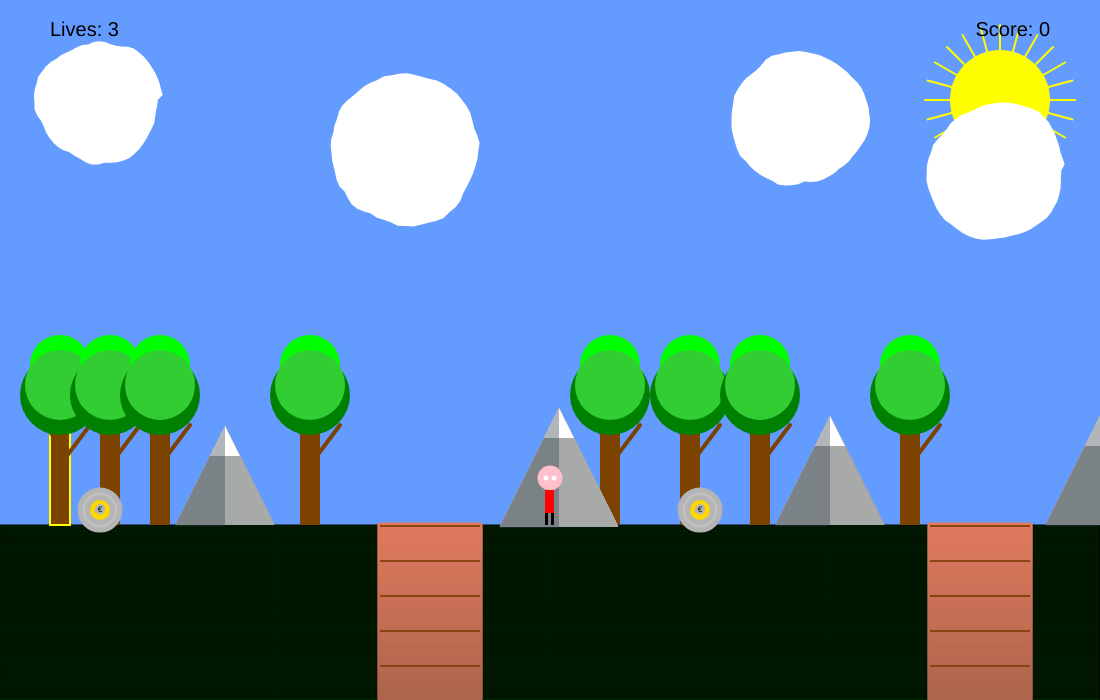
Frame 1 (no input)
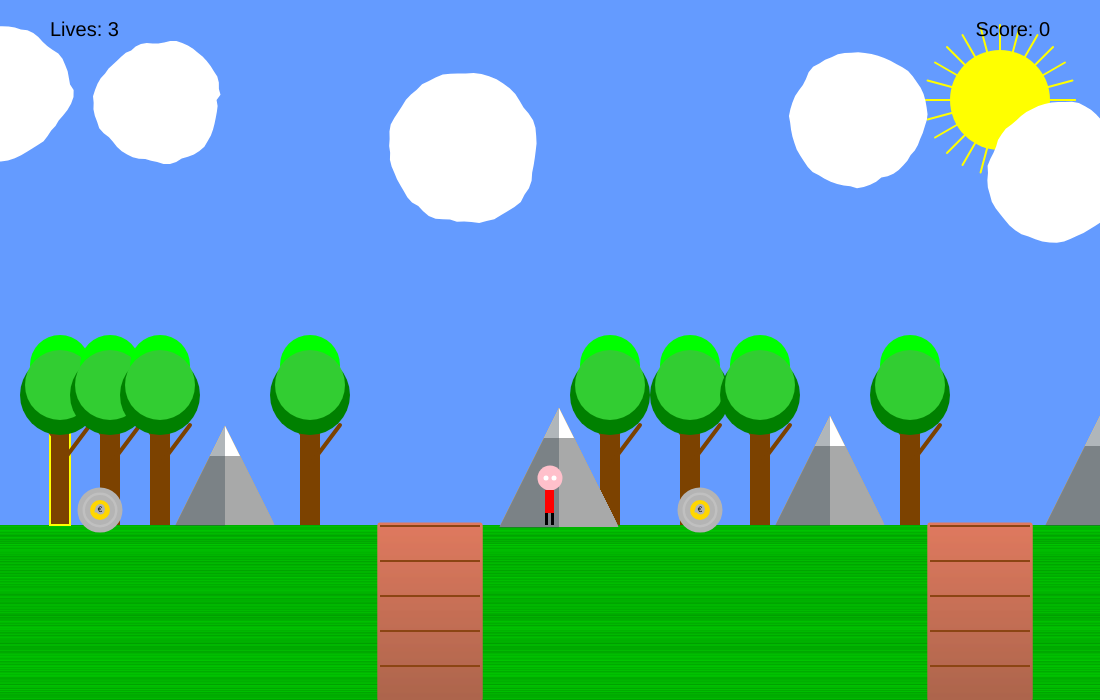
Frame 60 (no input)
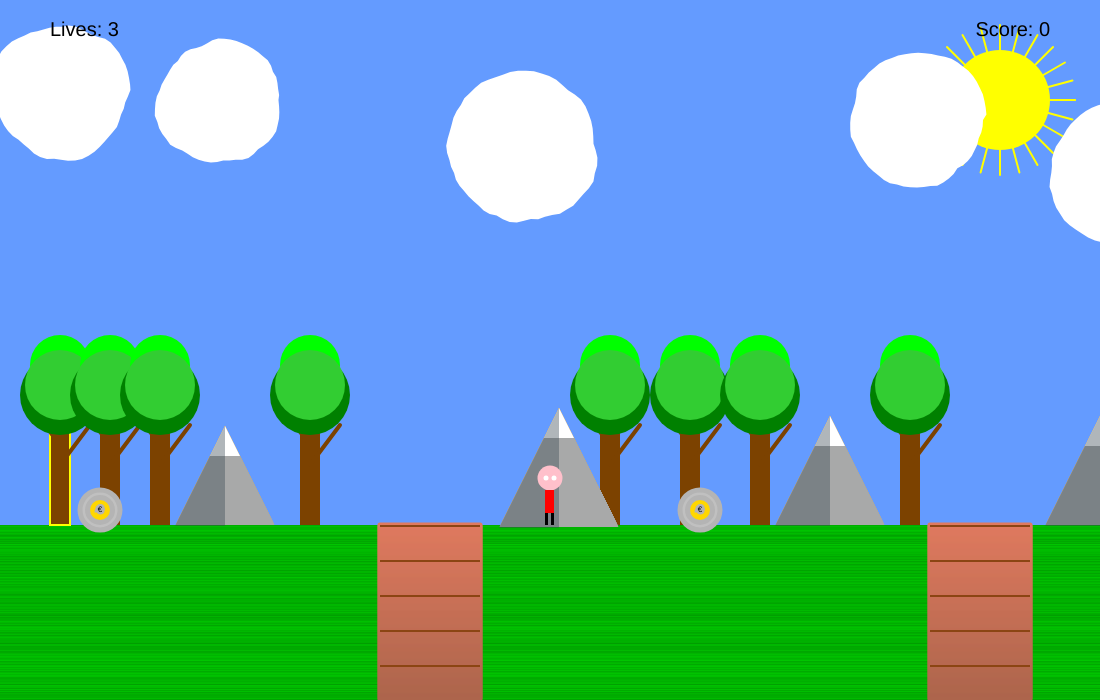
Frame 120 (the mouse pressed at the canvas centre since frame 60)

The p5.js sketch that drew these frames (run headless with seeded random() and noise() and a simulated clock; from frame 60 on, the mouse is pressed at the canvas centre):

// p5.js sketch
// ── sketch.js
/*
Game Project Midterm made by Lorenzo Gradaschi
The character is able to move trough the canvas in order to have the camera that follows him where the character goes trough the canvas
this happens and he can have the canche to jump and avoiding to fall down trough the canyon
the character position gets reset to 0 with camera also if at the end the character falls into the canyon
there are two collectable items defined trough an array of collectables
*/


var gmChrX, gmChrY, flrPosY;
var isGameOver = false;

var lives = 3; // Global variable for lives
var islft, isrght, isfllng, isplmtng, isjmpg;
var collectable; // Collectable item object
var canyon; // Canyon object
var trees_x; // Array of tree positions
var clouds; // Array of cloud objects
var mountains; // Array of mountain objects
var cameraPosX; // Camera position X
var isFound = false; //variable to determinate if the collectable item is found
let cloudOffset = 1;
const START_CAM = 0; //costant for camera
var flagpole = {
    x: 1600, // X position of the flagpole
    isReached: false,
};


function setup() {
    
    createCanvas(1100, 700);
    //initialize the floor settings
    flrPosY = height * 3 / 4;
    //setting up the character x
    gmChrX = width / 2;
     //setting up the character y
    gmChrY = flrPosY;
    //camera position
    cameraPosX = 0;
    // refering to jump = false
    isjmpg = false;
    // assigning the camera value to 0 cause the constant is 0
    cameraPosX = START_CAM;
    var obstacles = [];
    obstacles.push(createObstacle(500, flrPosY - 20, "spike")); // Example obstacle

    // In draw:
    for (var i = 0; i < obstacles.length; i++) {
        obstacles[i].draw();
        // Add collision detection logic if needed
    }

    // Initialise arrays tree
    trees_x = [50, 100, 150, 300, 600, 680, 750, 900,1150, 1500, 1550]; 
    
    //initiliaze the array of clouds
    clouds = [
        {x: 100, y: 100, size: 50}, 
        {x: 400, y: 150, size: 60}, 
        {x: 800, y: 120, size: 55},
        {x: 1000, y: 170, size: 55},
        {x: 1400, y: 90, size: 55},
    ];
    
    //initiliaze the array of mountains
    mountains = [
        {x: 225, y: flrPosY - 99, height: 100}, 
        {x: 559, y: flrPosY - 117, height: 120},
        {x: 830, y: flrPosY - 109, height: 110},
        {x: 1100, y: flrPosY - 109, height: 110},
        {x: 1240, y: flrPosY - 110, height: 110}
    ];

    //initiliaze the array of collectables
    collectables = [
        {x: 700, y: flrPosY - 15, isFound: false}, 
        {x: 100, y: flrPosY - 15, isFound: false},
        {x: 1260, y: flrPosY - 15, isFound: false},
        {x: 1460, y: flrPosY - 15, isFound: false},
    ];

    // Initialize canyons
    // Initialize canyons with depth
    canyons = [
        {x: 380, width: 100, depth: 300},
        {x: 930, width: 100, depth: 300},
        {x: 1300, width: 100, depth: 300}
    ];

}

function draw() {
    
    
    //defining the background
    background(100, 155, 255);
    fill(0, 155, 0);
   
    // Enhanced grass rendering
    for (let y = flrPosY; y < height; y++) {
        let grassColor = color(0, 155 + noise(y) * 50, 0); // Vary the green color
        fill(grassColor);
        rect(0, y, width, 1); // Draw a line for each y position
    }

    push();
    translate(-cameraPosX, 0);
    
    // Draw the sun
    drawSun();
      
    //defininf the position for the canyon in order to check later the falling 
    let canyonStart = 590;
    let canyonEnd = 489;

    // Draw trees
    for (var indice = 0; indice < trees_x.length; indice++) {
        // Draw the trunk
        fill(124, 66, 0); // Brown color for tree trunk
        rect(trees_x[indice], flrPosY - 100, 20, 100); // Tree trunk
        // Draw branches
        stroke(124, 66, 0); // Brown color for branches
        strokeWeight(4);
        line(trees_x[indice] + 10, flrPosY - 80, trees_x[indice] - 20, flrPosY - 120);
        line(trees_x[indice] + 10, flrPosY - 60, trees_x[indice] + 40, flrPosY - 100);
        // Draw the leaves with different shades of green
        noStroke();
        fill(0, 128, 0); // Darker green
        ellipse(trees_x[indice] + 10, flrPosY - 130, 80, 80);
        fill(0, 255, 0); // Bright green
        ellipse(trees_x[indice] + 10, flrPosY - 160, 60, 60);
        fill(50, 205, 50); // Different shade of green
        ellipse(trees_x[indice] + 10, flrPosY - 140, 70, 70);
    }

    // Update and draw clouds with movement and drawing them iterating trough the array of clouds
     // Update and draw clouds with movement
    for (let i = 0; i < clouds.length; i++) {
        drawCloud(clouds[i].x, clouds[i].y, clouds[i].size);
        clouds[i].x += 1; // Move the cloud to the right

        // Reposition cloud to the left if it moves off the right side of the screen
        if (clouds[i].x - clouds[i].size > width) {
            clouds[i].x = -clouds[i].size;
        }
    }

    cloudOffset += 0.02;  //offset of the clouds

    for (var indice = 0; indice < mountains.length; indice++) {
        let mountain = mountains[indice];

        // Main mountain color
        let mountainColor = color(108, 122, 137); // Dark grey

        // Gradient for mountain (darker at the bottom)
        let gradientStart = color(108, 122, 137); // Dark grey
        let gradientEnd = color(169, 169, 169); // Light grey

        // Drawing the mountain with gradient
        for (let y = mountain.y; y < mountain.y + mountain.height; y++) {
            let inter = map(y, mountain.y, mountain.y + mountain.height, 0, 1);
            let c = lerpColor(gradientStart, gradientEnd, inter);
            fill(c);
            noStroke();
            triangle(
                mountain.x, mountain.y,
                mountain.x - (mountain.height / 2) * inter, y,
                mountain.x + (mountain.height / 2) * inter, y
            );
        }

        // Snow cap
        fill(255); // White for snow
        triangle(
            mountain.x, mountain.y,
            mountain.x - 15, mountain.y + 30,
            mountain.x + 15, mountain.y + 30
        );

        // Additional shadow for depth (optional)
        fill(54, 69, 79, 100); // Semi-transparent dark color
        triangle(
            mountain.x, mountain.y,
            mountain.x - (mountain.height / 2), mountain.y + mountain.height,
            mountain.x, mountain.y + mountain.height
        );
    }
    
    drawScore();
    drawLives();
    checkFlagpole();
    drawFlagpole();
   
    //Enemy();
    
   // Iterate over collectables to update game_score
    for (let i = 0; i < collectables.length; i++) {
        let collectable = collectables[i];
        if (!collectable.isFound && gmChrX > collectable.x - 50 && gmChrX < collectable.x + 50) {
            collectable.isFound = true;
            game_score += 1; // Increment game_score
        }
    }
    
    checkPlayerDie();
    
    // Iterate over the collectables array
    for (let indice = 0; indice < collectables.length; indice++) {
        let collectable = collectables[indice];
        // Check if the collectable is not yet found
        if (!collectable.isFound) {
            // Check if the game character is close enough to the collectable in order to make it disappear
            if (gmChrX > collectable.x - 50 && gmChrX < collectable.x + 50) {
                // Collectable is within 50 pixels range of the game character
                collectable.isFound = true;
            } else {
                drawCollectable(collectable.x, collectable.y);
            }
        }
    }

    // Draw canyons
    for (var i = 0; i < canyons.length; i++) {
        drawCanyon(canyons[i]);
    }

    // game character move or the background scroll
    if(islft) {
        gmChrX -= 5;
        cameraPosX -= 5; // Move the camera to follow the character
    }
    if(isrght) {
        gmChrX += 5;
        cameraPosX += 5; // Move the camera to follow the character
    }

    // statements in order to make the character jump
    if(isjmpg) {
        gmChrY -= 10; // character moving in Y
        if(gmChrY <= flrPosY - 100) { // Check if the character has reached the peak of the jump
            isjmpg = false; // starting the falling
        }
    }

    // statements to apply the gravity over the game
    if(gmChrY < flrPosY && !isjmpg) {
        gmChrY += 5;
        isfllng = true;
    } else {
        isfllng = false;
    }

    // Check if the character is near any of the canyons
    for (var i = 0; i < canyons.length; i++) {
        if (gmChrX > canyons[i].x && gmChrX < canyons[i].x + canyons[i].width) {
            if (gmChrY >= flrPosY) {
                isplmtng = true;
                break; // Exit the loop if the character is plummeting in any canyon
            }
        }
    }

    // in this part I obtain information if the character is plummenting
    if (isplmtng) {
        gmChrY += 10;
    }

    // Draw the game character positions
    if(islft && isfllng) {
        // Jumping-left code
        fill(255,192,203); // Skin color
        ellipse(gmChrX, gmChrY - 60, 30, 30); // Head
        fill(255,255,255); // Eye color
        ellipse(gmChrX - 5, gmChrY - 65, 5, 5); // Eye
        fill(0,0,255); // Clothing color
        rect(gmChrX - 15, gmChrY - 50, 30, 25); // Body
        stroke(0); // Color for the outline of the limbs
        strokeWeight(2); // Thickness of the limbs
        line(gmChrX - 5, gmChrY - 50, gmChrX - 20, gmChrY - 60); // Left arm
        line(gmChrX + 5, gmChrY - 50, gmChrX + 10, gmChrY - 60); // Right arm
        line(gmChrX - 5, gmChrY - 25, gmChrX - 5, gmChrY - 5); // Left leg
        line(gmChrX + 5, gmChrY - 25, gmChrX + 5, gmChrY - 5); // Right leg
        noStroke(); // Remove the stroke for further shapes
    } else if(isrght && isfllng) {
        // Jumping-right code
        fill(255,192,203);
        ellipse(gmChrX, gmChrY - 47, 25, 25);
        fill(255,255,255);
        ellipse(gmChrX + 5, gmChrY - 50, 5, 5);
        ellipse(gmChrX + 12, gmChrY - 47, 5, 5);
        fill(255,0,0);
        rect(gmChrX - 5, gmChrY - 35,9, 12);
        fill(0,0,0);
        rect(gmChrX - 5, gmChrY - 30, 3, 12);
        rect(gmChrX + 1, gmChrY - 30, 3, 12);
    } else if(islft) {
        // Walking left code
        fill(255,192,203);
        ellipse(gmChrX, gmChrY - 47, 25, 25);
        fill(255,255,255);
        ellipse(gmChrX - 8, gmChrY - 47, 5, 5);
        ellipse(gmChrX - 12, gmChrY - 47, 5, 5); 
        fill(255,0,0);
        rect(gmChrX - 5, gmChrY - 35,9, 12);
        fill(0,0,0);
        rect(gmChrX - 5, gmChrY - 24, 3, 12);
        rect(gmChrX + 1, gmChrY - 24, 3, 12);
    } else if(isrght) {
        // Walking right code
        fill(255,192,203);
        ellipse(gmChrX, gmChrY - 47, 25, 25);
        fill(255,255,255);
        ellipse(gmChrX + 8, gmChrY - 47, 5, 5);
        ellipse(gmChrX + 12, gmChrY - 47, 5, 5);
        fill(255,0,0);
        rect(gmChrX - 5, gmChrY - 35,9, 12);
        fill(0,0,0);
        rect(gmChrX - 5, gmChrY - 24, 3, 12);
        rect(gmChrX + 1, gmChrY - 24, 3, 12);
    } else if(isfllng || isplmtng) {
        // Jumping facing forwards code
        fill(255,192,203);
        ellipse(gmChrX, gmChrY - 41, 25, 25);
        fill(255,255,255);
        ellipse(gmChrX - 4, gmChrY - 47, 5, 5);
        ellipse(gmChrX + 4, gmChrY - 47, 5, 5);
        fill(255,0,0);
        rect(gmChrX - 5, gmChrY - 29,9, 12);
        fill(0,0,0);
        rect(gmChrX - 5, gmChrY - 24, 3, 12);
        rect(gmChrX + 1, gmChrY - 24, 3, 12);
    } else {
        // Standing front facing code
        fill(255,192,203);
        ellipse(gmChrX, gmChrY - 47, 25, 25);
        fill(255,255,255);
        ellipse(gmChrX - 4, gmChrY - 47, 5, 5);
        ellipse(gmChrX + 4, gmChrY - 47, 5, 5);
        fill(255,0,0);
        rect(gmChrX - 5, gmChrY - 35,9, 23);
        fill(0,0,0);
        rect(gmChrX - 5, gmChrY - 12, 3, 12);
        rect(gmChrX + 1, gmChrY - 12, 3, 12);
    }

    // reset the game character position if it falls off the screen
    if(gmChrY > height) {
        cameraPosX = START_CAM;
        gmChrX = width / 2;
        gmChrY = flrPosY;
        isplmtng = false;
    }
    
     checkPlayerStatus(); // Add this line
}

//codce that check which tkey has been pressed
function keyPressed() {
    if(keyCode == 37) {
        islft = true;
    }
    if(keyCode == 39) {
        isrght = true;
    }
    if(keyCode == 32 && gmChrY == flrPosY) {
        isjmpg = true;
    }
}
//codce that check which tkey has been released
function keyReleased() {
    if(keyCode == 37) {
        islft = false;
    }
    if(keyCode == 39) {
        isrght = false;
    }
}

// Function to draw a branch of tree with recursive implementation
function branch(startX, startY, length, angle, branchWidth) {
    const endX = startX + length * cos(angle);
    const endY = startY - length * sin(angle);
    stroke(80, 42, 42); // Brown color
    strokeWeight(branchWidth);
    line(startX, startY, endX, endY);
    if (length > 10) {
        branch(endX, endY, length * 0.7, angle - QUARTER_PI, branchWidth * 0.7);
        branch(endX, endY, length * 0.7, angle + QUARTER_PI, branchWidth * 0.7);
    }
}

function drawCloud(x, y, size) {
    noStroke();
    fill(255);
    beginShape();
    for (let angle = 0; angle < TWO_PI; angle += 0.1) {
        let r = size + noise(x * 0.005 + angle, y * 0.005) * size / 2;
        let cloudX = x + r * cos(angle);
        let cloudY = y + r * sin(angle);
        vertex(cloudX, cloudY);
    }
    endShape(CLOSE);
}

var hasJustStartedFalling = false; // Flag to indicate the start of falling

function checkPlayerDie() {
    var isOverAnyCanyon = false;

    for (var i = 0; i < canyons.length; i++) {
        var characterBottomCenterX = gmChrX;
        var isOverCanyon = characterBottomCenterX > canyons[i].x && characterBottomCenterX < canyons[i].x + canyons[i].width;

        if (isOverCanyon && gmChrY >= flrPosY) {
            isOverAnyCanyon = true;
            if (!hasJustStartedFalling) {
                // The character starts falling
                hasJustStartedFalling = true;
                isplmtng = true;
                isjmpg = false;
                islft = false;
                isrght = false;
                isfllng = true;

                // Decrement lives only if they are above zero
                if (lives > 0) {
                    lives--;
                    if (lives == 0) {
                        isGameOver = true; // Set game-over state
                        checkGameOver();
                    }
                }
            }
        }
    }

    // If the character is not over any canyon, reset the falling states
    if (!isOverAnyCanyon) {
        if (isplmtng) {
            gmChrY = flrPosY; // Ensure character lands on the floor
        }
        isplmtng = false;
        hasJustStartedFalling = false;
    }
}

function checkGameOver() {
    if (lives <= 0) {
        // Game over logic
        fill(255, 0, 0);
        textSize(50);
        textAlign(CENTER, CENTER);
        text("Game Over. Press space to continue.", width / 2, height / 2);
        noLoop();
        return; // Immediately exit the function to prevent resetting the character
    }

    // Reset the character's position and camera for the next attempt
    resetGame();
}


function resetGame() {
    // Reset character position and state
    gmChrX = width / 2;
    gmChrY = flrPosY;
    islft = false;
    isrght = false;
    isfllng = false;
    isplmtng = false;
    isjmpg = false;
    isFound = false; // Reset collectable found state

    // Reset camera position
    cameraPosX = START_CAM;

    // Reset score and lives
    game_score = 0;
    lives = 3;

    // Reset flagpole
    flagpole.isReached = false;

    // Re-initialize clouds
    clouds = [
        {x: 100, y: 100, size: 50}, 
        {x: 400, y: 150, size: 60},
        {x: 800, y: 120, size: 55},
        {x: 1000, y: 170, size: 55},
        {x: 1400, y: 90, size: 55},
    ];

    // Re-initialize collectables
    collectables = [
        {x: 700, y: flrPosY - 15, isFound: false},
        {x: 100, y: flrPosY - 15, isFound: false},
        {x: 1260, y: flrPosY - 15, isFound: false},
        {x: 1460, y: flrPosY - 15, isFound: false},
    ];

    // Re-initialize canyons
    canyons = [
        {x: 380, width: 100, depth: 300},
        {x: 930, width: 100, depth: 300},
        {x: 1300, width: 100, depth: 300}
    ];

    loop();
}

function keyPressed() {
    if (keyCode === 32 && lives <= 0) {
        // Space bar pressed and game is over
        resetGame();
        loop(); // Restart the game loop
    } else if (keyCode === 37) {
        islft = true;
    } else if (keyCode === 39) {
        isrght = true;
    } else if (keyCode === 32 && gmChrY == flrPosY) {
        isjmpg = true;
    }
}


//function to draw multiple canyons
function drawCanyon(canyon) {
    if (canyon) {
        // Set up gradient colors for a more natural look
        let topColor = color(224, 122, 95); // Lighter color for the top
        let bottomColor = color(173, 101, 76); // Darker color for the bottom

        // Draw the canyon using a gradient
        for (let y = flrPosY; y < height; y++) {
            let inter = map(y, flrPosY, height, 0, 1);
            let c = lerpColor(topColor, bottomColor, inter);
            stroke(c);
            line(canyon.x, y, canyon.x + canyon.width, y);
        }

        // Additional details for texture and depth
        noStroke();
        fill(139, 69, 19); // Darker fill for depth
        let numberOfStrata = 5; // Number of horizontal strata lines
        for (let i = 0; i < numberOfStrata; i++) {
            let strataY = flrPosY + (i * (height - flrPosY) / numberOfStrata);
            rect(canyon.x, strataY, canyon.width, 2); // Horizontal strata lines
        }
    }
}

function drawCollectable(x, y) {
    fill(192, 192, 192); // Silver color
    ellipse(x, y, 40, 40);
    //gold circle
    fill(255, 215, 0); // Gold color
    ellipse(x, y, 25, 25);
    // Text on the coin
    fill(0);
    textSize(8);
    textAlign(CENTER, CENTER);
    text('€', x, y);
}
function drawSun() {
    // Set the color and position for the sun
    let sunX = width - 100; // X position of the sun
    let sunY = 100; // Y position of the sun
    let sunRadius = 50; // Radius of the sun

    // Draw the sun
    fill(255, 255, 0); // Yellow color for the sun
    noStroke();
    ellipse(sunX, sunY, sunRadius * 2, sunRadius * 2); // Draw the sun

    // Optional: Draw sun rays
    stroke(255, 255, 0); // Yellow color for the rays
    strokeWeight(2);
    for (let angle = 0; angle < TWO_PI; angle += QUARTER_PI / 3) {
        let rayX = sunX + cos(angle) * sunRadius * 1.5;
        let rayY = sunY + sin(angle) * sunRadius * 1.5;
        line(sunX, sunY, rayX, rayY);
    }
}

var game_score = 0; // Global variable for score

function drawScore() {
    fill(0,0,0);
    noStroke();
    textSize(20);
    textAlign(RIGHT, TOP);
    text("Score: " + game_score, width - 50 + cameraPosX, 20); // Add cameraPosX here
}

function checkFlagpole() {
    var d = abs(gmChrX - flagpole.x);
    if (d < 10 && !flagpole.isReached) {
        isGameOver = true;
        flagpole.isReached = true;
        console.log("Level Complete");
        console.log(flagpole.isReached);
        
        if (flagpole.isReached) {
            fill(255, 0, 0);
            textSize(50);
            textAlign(CENTER, CENTER);
            text("Level Complete", width / 2, height / 2);
           
        }
        
    }
}


function keyPressed() {
    if (keyCode === 32 && lives <= 0) {
        // Space bar pressed and game is over
        resetGame();
        loop(); // Restart the game loop
    } else if (keyCode === 37) {
        islft = true;
    } else if (keyCode === 39) {
        isrght = true;
    } else if (keyCode === 32 && gmChrY == flrPosY) {
        isjmpg = true;
    }
}



function checkPlayerStatus() {
    if (flagpole.isReached) {
       fill(255, 0, 0);
        textSize(50);
        textAlign(CENTER, CENTER);
        text("Level Complete", width / 2, height / 2);
        noLoop(); // Stops the draw loop
    }
}

function createObstacle(x, y, type) {
    var obstacle = {
        x: x,
        y: y,
        type: type,

        draw: function() {
            if (this.type === "spike") {
                fill(128, 128, 128);
                triangle(this.x, this.y, this.x + 15, this.y - 20, this.x + 30, this.y);
            }
            // Add more types as needed
        },

        checkCollision: function(gc_x, gc_y) {
            // Collision logic for the obstacle
        }
    };
    return obstacle;
}


function Enemy(x, y, range) {
    this.x = x;
    this.y = y;
    this.range = range;
    this.currentX = x;
    this.inc = 2;

    this.update = function() {
        this.currentX += this.inc;
        if (this.currentX >= this.x + this.range || this.currentX <= this.x - this.range) {
            this.inc = -this.inc;
        }
    };

    this.draw = function() {
        this.update();
        fill(255, 0, 0);
        ellipse(this.currentX, this.y, 20, 20);
    };

    this.checkContact = function(gc_x, gc_y) {
        var d = dist(gc_x, gc_y, this.currentX, this.y);
        if (d < 20) {
            return true;
        }
        return false;
    };
}


function drawLives() {
    fill(0,0,0);
    noStroke();
    textSize(20);
    textAlign(LEFT, TOP);
    text("Lives: " + lives, 50 + cameraPosX, 20); // Add cameraPosX here
}

function drawFlagpole() {
    strokeWeight(5);
    stroke(180);
    line(flagpole.x, flrPosY, flagpole.x, flrPosY - 200); // Pole

    if (flagpole.isReached) {
        fill(255, 0, 0);
        rect(flagpole.x, flrPosY - 200, 50, 30); // Flag
    }
}

function drawCharacter(x, y) {
    push();
    translate(x, y);

    // Draw head
    fill(255, 224, 189); // Skin color
    ellipse(0, -50, 30, 40); // Head

    // Eyes
    fill(255); // White
    ellipse(-5, -55, 10, 8); // Left eye
    ellipse(5, -55, 10, 8); // Right eye
    fill(0); // Black
    ellipse(-5, -55, 4, 4); // Left pupil
    ellipse(5, -55, 4, 4); // Right pupil

    // Body
    fill(0, 0, 255); // Clothing color
    rect(-15, -30, 30, 50); // Body

    // Arms
    stroke(255, 224, 189); // Skin color
    strokeWeight(8);
    line(-15, -20, -35, -40); // Left arm
    line(15, -20, 35, -40); // Right arm

    // Legs
    fill(0, 0, 0); // Pants color
    rect(-10, 20, 20, 40); // Left leg
    rect(0, 20, 20, 40); // Right leg

    pop();
}
